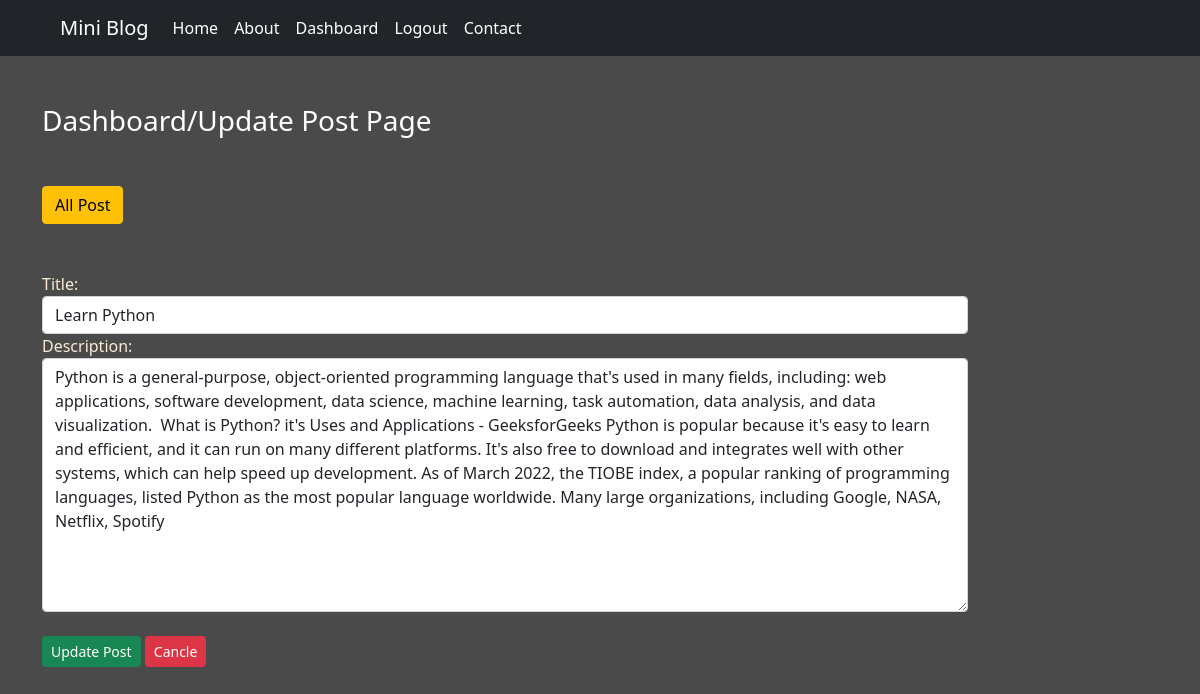
Screenshot of /update-post/2/ (signed in) with the database file from the repository.
### BlogApp/models.py (models this page shows)
class Post(models.Model):
    id = models.AutoField(primary_key=True)
    title = models.CharField(max_length=70)
    descrption = models.CharField(max_length=700)

### BlogApp/views.py (the view)
# urls.py: path('update-post/<int:id>/',views.UpdatePostPage,name='updatepost'),
def UpdatePostPage(request,id):
    if request.user.is_authenticated:
        if request.method == 'POST':
            pi = Post.objects.get(pk=id)
            fm = PostForm(request.POST, instance=pi)
            if fm.is_valid():
                messages.success(request, 'Post Updated Successfully!!!')
                fm.save()
        else:
            pi = Post.objects.get(pk=id)
            fm = PostForm(instance=pi)
        return render(request, 'updatepost.html',{'form':fm})
    else:
        return HttpResponseRedirect('/login/')

### BlogApp/forms.py
class PostForm(forms.ModelForm):
    class Meta:
        model = Post
        fields = ['title','descrption']
        labels = {'title':'Title', 'descrption':'Description'}
        widgets = {
            'title':forms.TextInput(attrs={'class':'form-control'}),
            'descrption':forms.Textarea(attrs={'class':'form-control'})
        }

### BlogApp/templates/updatepost.html (shortened to what this page needs)
{% extends 'base.html' %}
{% load static %}
{% block content %}
<div class="col-sm-10">
    <h3 class="text-white my-5">Dashboard/Update Post Page</h3>
    <a href="{% url 'dashboard' %}" class="btn btn-warning">All Post</a>
    <form action="" method="POST" class="col-sm-12 py-5 " novalidate>
               {% for fm in form %}
               <div class="form-group">
                  {{fm.label_tag}} {{fm}}<small class='text-warning fw-bold'>{{fm.errors|striptags}}</small>
                </div>
               {% endfor %}
        <input type="submit" value='Update Post' class="btn btn-success btn-sm mt-4 "/>
        <a href="{% url 'dashboard' %}" class="btn btn-danger btn-sm mt-4">Cancle</a>
    </form>
</div>
{% endblock %}

### BlogApp/static/css/style.css (style rules this page uses)
* { box-sizing: border-box; }
html, body { width: 100%; height: 100%; background-color: rgb(75, 74, 74) !important; color: antiquewhite; }

### rows the page displays
Post: form "Learn Python" "Python is a general-purpose, object-oriented programming language that's used in many fields, including: web applications, software development, data science, machine learning, task automation, data analysis, and data visualization. What is Python? it's Uses and Applications - GeeksforGeeks Python is popular because it's easy to learn and efficient, and it can run on many different platforms. It's also free to download and integrates well with other systems, which can help speed up development. As of March 2022, the TIOBE index, a popular ranking of programming languages, listed Python as the most popular language worldwide. Many large organizations, including Google, NASA, Netflix, Spotify"

### other values shown
{{ fm.label_tag }} "Title:" "Description:"
